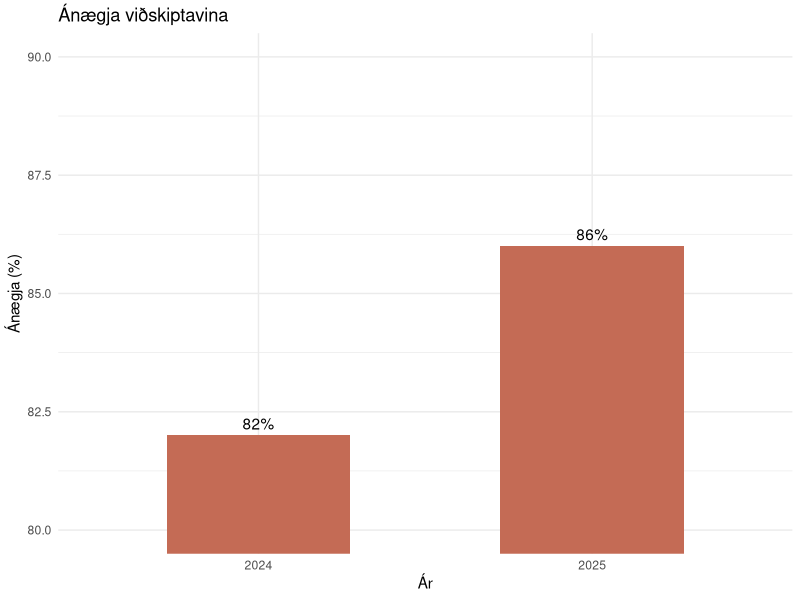
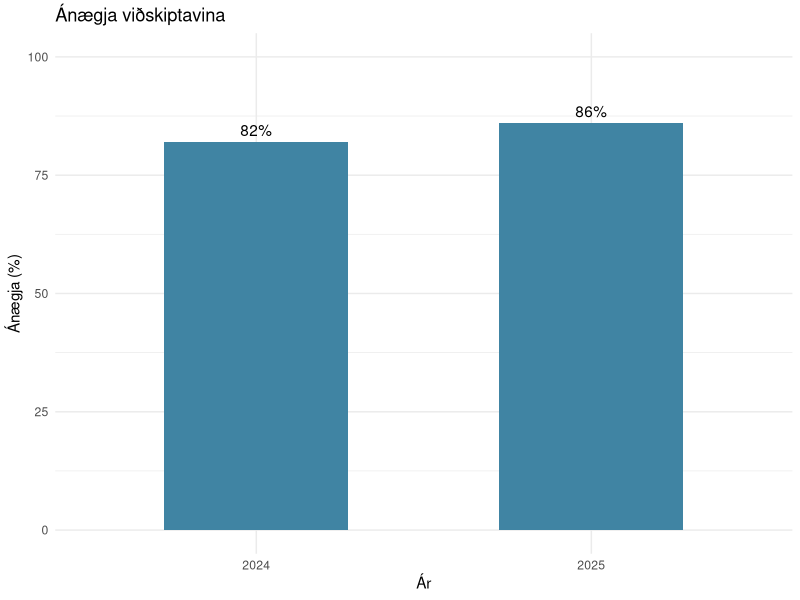
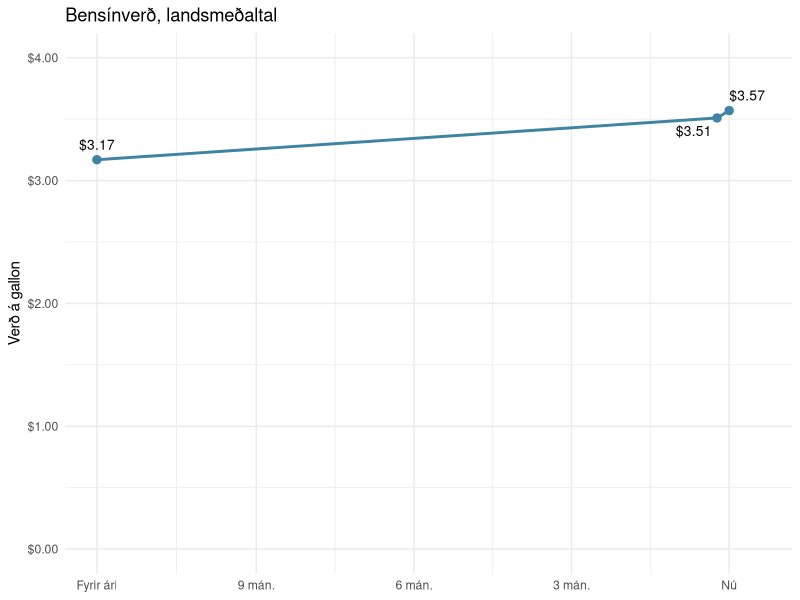

Here is the R script that generated these plots, in order:

library(ggplot2)

# Sömu gögn notuð í báðum gröfum
gogn <- data.frame(
  ar = factor(c("2024", "2025"), levels = c("2024", "2025")),
  anaegja = c(82, 86)
)

# Graf 1: Villandi Y-ás sem byrjar í 80
villandi <- ggplot(gogn, aes(x = ar, y = anaegja)) +
  geom_col(fill = "#C46B55", width = 0.55) +
  geom_text(aes(label = paste0(anaegja, "%")), vjust = -0.5) +
  coord_cartesian(ylim = c(80, 90)) +
  labs(
    title = "Ánægja viðskiptavina",
    x = "Ár",
    y = "Ánægja (%)"
  ) +
  theme_minimal()

ggsave(
  "docs/storytelling/figures/finndu-villuna/villandi-sulurit.png",
  villandi, width = 6, height = 4, dpi = 160
)

# Graf 2: Skýrari Y-ás sem byrjar í 0
skyrt <- ggplot(gogn, aes(x = ar, y = anaegja)) +
  geom_col(fill = "#4084A3", width = 0.55) +
  geom_text(aes(label = paste0(anaegja, "%")), vjust = -0.5) +
  scale_y_continuous(limits = c(0, 100)) +
  labs(
    title = "Ánægja viðskiptavina",
    x = "Ár",
    y = "Ánægja (%)"
  ) +
  theme_minimal()

ggsave(
  "docs/storytelling/figures/finndu-villuna/skyrt-sulurit.png",
  skyrt, width = 6, height = 4, dpi = 160
)

# Graf 3: Bensínverð úr grafi Fox News (fox_gascost.png) með réttum tímaás.
# Tölurnar eru lesnar af upprunalega grafinu; dagar eru miðað við „current“.
bensin <- data.frame(
  dagar = c(-365, -7, 0),
  verd = c(3.17, 3.51, 3.57),
  # Síðustu tveir punktarnir eru viku á milli, svo merkin fara hvort sínum megin
  hjust = c(0.5, 1.15, 0),
  vjust = c(-1, 1.8, -1)
)

timaas <- ggplot(bensin, aes(x = dagar, y = verd)) +
  geom_line(colour = "#4084A3", linewidth = 1) +
  geom_point(colour = "#4084A3", size = 2.5) +
  geom_text(aes(label = sprintf("$%.2f", verd), hjust = hjust, vjust = vjust), size = 3.5) +
  scale_x_continuous(
    breaks = c(-365, -273, -182, -91, 0),
    labels = c("Fyrir ári", "9 mán.", "6 mán.", "3 mán.", "Nú"),
    expand = expansion(mult = c(0.05, 0.1))
  ) +
  scale_y_continuous(limits = c(0, 4), labels = function(x) sprintf("$%.2f", x)) +
  labs(
    title = "Bensínverð, landsmeðaltal",
    x = NULL,
    y = "Verð á gallon"
  ) +
  theme_minimal()

ggsave(
  "docs/storytelling/figures/finndu-villuna/rett-timaas.png",
  timaas, width = 6, height = 4, dpi = 160
)

cat("Gröfin hafa verið vistuð!\n")
